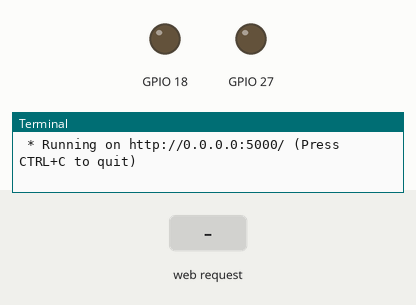
This program was run on a simulated Raspberry Pi (BCM pin numbers). On the bench: output pins drawn as LEDs (lit = HIGH), the last lines printed to the terminal. The test bench sets the inputs (shaded band). The clock reads 2024-03-15 10:24:30 at power-on unless the program sets it.

Above: at 1.2 s.
1.3 s: HTTP request for /fan/one_sec received
At 1.8 s:
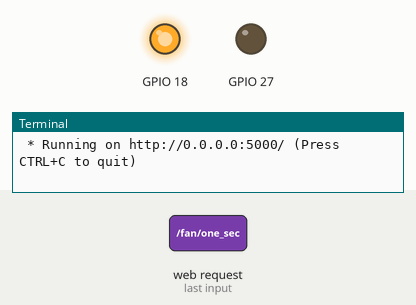
3.8 s: HTTP request for /fan/three_sec received
At 4.9 s:
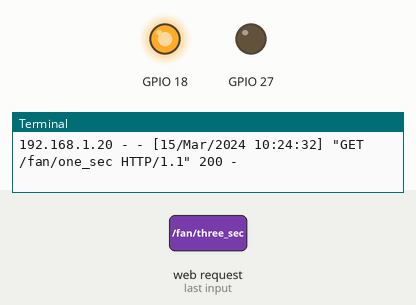
5.3 s: HTTP request for /fan/two_sec received
At 10.0 s:
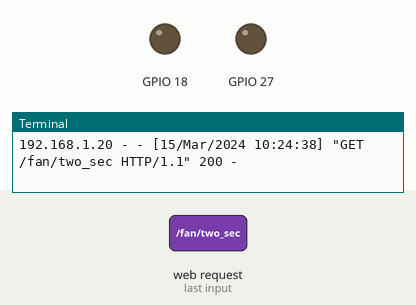
Timing chart, 0 to 11.5 s (numbered marks = the images above; inputs shaded):
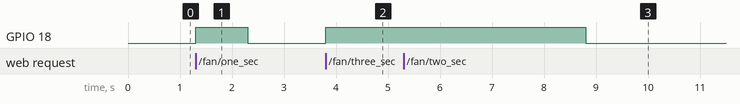

Measured:
- after the input at 1.3 s, GPIO 18: LOW → HIGH at once, → LOW 1.0 s later
- after the input at 3.8 s, GPIO 18: LOW → HIGH at once
- after the input at 5.3 s, GPIO 18: HIGH → LOW after 3.5 s instead of 1.5 s

The program:

exercise2.py
```python
import RPi.GPIO as GPIO
from time import sleep

from flask import Flask
app = Flask(__name__)

@app.route('/fan/<seconoff>')
def fanseconoff(seconoff):
    if seconoff == "one_sec":
        GPIO.output(18,1)
        GPIO.output(27,0)
        sleep(1.0)
        GPIO.output(18,0)
        GPIO.output(27,0)
        return "FAN 1 sec on"
    elif seconoff == "two_sec":
        GPIO.output(18,1)
        GPIO.output(27,0)
        sleep(2.0)
        GPIO.output(18,0)
        GPIO.output(27,0)
        return "FAN 2 sec on"
    elif seconoff == "three_sec":
        GPIO.output(18,1)
        GPIO.output(27,0)
        sleep(3.0)
        GPIO.output(18,0)
        GPIO.output(27,0)
        return "FAN 3 sec on"

if __name__ == "__main__":
    GPIO.setmode(GPIO.BCM)
    GPIO.setup([18,27],GPIO.OUT,initial=GPIO.LOW)
    app.run(host='0.0.0.0', port=5000, debug=True)
    # http://a555007a338a.ngrok.io
```
